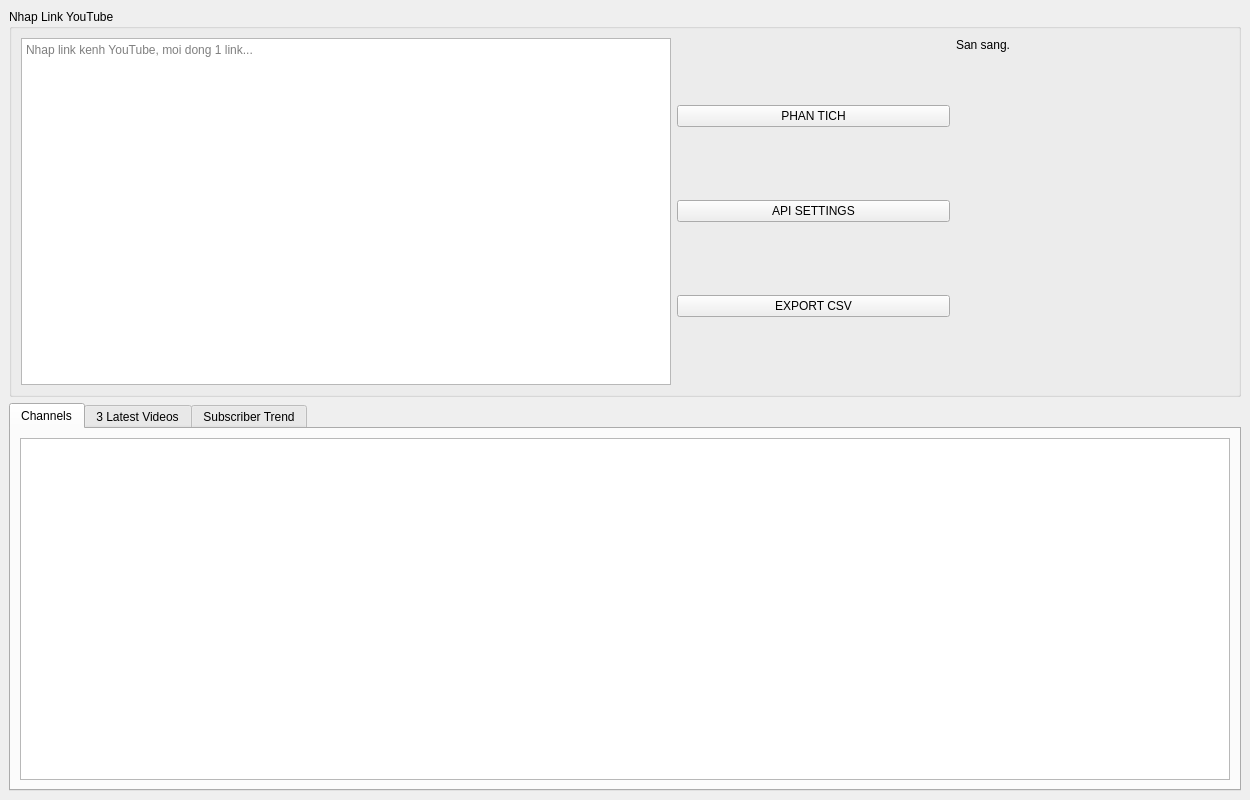
<?xml version="1.0" encoding="UTF-8"?>
<ui version="4.0">
 <class>MainWindow</class>
 <widget class="QMainWindow" name="MainWindow">
  <property name="geometry">
   <rect>
    <x>0</x>
    <y>0</y>
    <width>1250</width>
    <height>800</height>
   </rect>
  </property>
  <property name="windowTitle">
   <string>YouTube Competitor Tracker</string>
  </property>
  <widget class="QWidget" name="centralwidget">
   <layout class="QVBoxLayout" name="verticalLayout">
    <item>
     <widget class="QGroupBox" name="topGroup">
      <property name="title">
       <string>Nhap Link YouTube</string>
      </property>
      <layout class="QHBoxLayout" name="topLayout">
       <item>
        <widget class="QPlainTextEdit" name="urlInput">
         <property name="placeholderText">
          <string>Nhap link kenh YouTube, moi dong 1 link...</string>
         </property>
         <property name="maximumSize">
          <size>
           <width>650</width>
           <height>16777215</height>
          </size>
         </property>
        </widget>
       </item>
       <item>
        <layout class="QVBoxLayout" name="buttonLayout">
         <item>
          <widget class="QPushButton" name="analyzeBtn">
           <property name="text">
            <string>PHAN TICH</string>
           </property>
          </widget>
         </item>
         <item>
          <widget class="QPushButton" name="settingsBtn">
           <property name="text">
            <string>API SETTINGS</string>
           </property>
          </widget>
         </item>
         <item>
          <widget class="QPushButton" name="exportBtn">
           <property name="text">
            <string>EXPORT CSV</string>
           </property>
          </widget>
         </item>
        </layout>
       </item>
       <item>
        <widget class="QLabel" name="statusLabel">
         <property name="text">
          <string>San sang.</string>
         </property>
         <property name="alignment">
          <set>Qt::AlignLeading|Qt::AlignLeft|Qt::AlignTop</set>
         </property>
         <property name="wordWrap">
          <bool>true</bool>
         </property>
        </widget>
       </item>
      </layout>
     </widget>
    </item>
    <item>
     <widget class="QTabWidget" name="tabWidget">
      <widget class="QWidget" name="tabChannels">
       <attribute name="title">
        <string>Channels</string>
       </attribute>
       <layout class="QVBoxLayout" name="channelsLayout">
        <item>
         <widget class="QTableWidget" name="channelsTable">
          <property name="selectionBehavior">
           <enum>QAbstractItemView::SelectRows</enum>
          </property>
          <property name="selectionMode">
           <enum>QAbstractItemView::SingleSelection</enum>
          </property>
          <property name="alternatingRowColors">
           <bool>true</bool>
          </property>
         </widget>
        </item>
       </layout>
      </widget>
      <widget class="QWidget" name="tabVideos">
       <attribute name="title">
        <string>3 Latest Videos</string>
       </attribute>
       <layout class="QVBoxLayout" name="videosLayout">
        <item>
         <widget class="QTableWidget" name="videosTable">
          <property name="selectionBehavior">
           <enum>QAbstractItemView::SelectRows</enum>
          </property>
          <property name="alternatingRowColors">
           <bool>true</bool>
          </property>
         </widget>
        </item>
       </layout>
      </widget>
      <widget class="QWidget" name="tabChart">
       <attribute name="title">
        <string>Subscriber Trend</string>
       </attribute>
       <layout class="QVBoxLayout" name="chartLayout"/>
      </widget>
     </widget>
    </item>
   </layout>
  </widget>
  <menubar name="menubar"/>
  <statusbar name="statusbar"/>
 </widget>
 <resources/>
 <connections/>
</ui>
